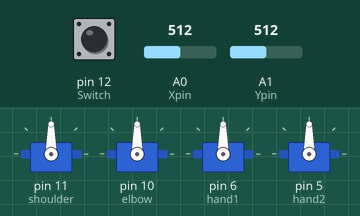
Recording of a program running on a simulated Arduino Uno, built with avr-gcc and run on an emulated ATmega328P. On the bench: 4 × servo. Inputs (shaded band) come from the test bench; at power-on: A0 (Xpin) = 512, A1 (Ypin) = 512, pin 12 (Switch) LOW.

Above: at 1.2 s.
1.3 s: A0 (Xpin) set to 716
At 2.5 s:
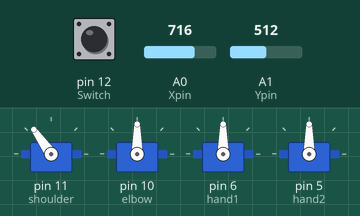
2.8 s: A1 (Ypin) set to 716
At 3.6 s:
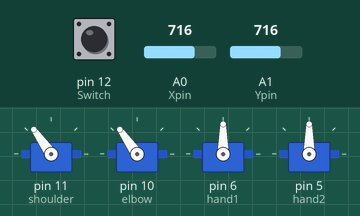
4.3 s: pin 12 (Switch) pulled HIGH for 0.15 s
At 4.42 s:
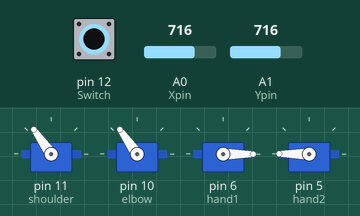
6.0 s: A0 (Xpin) set to 900
At 7.2 s:
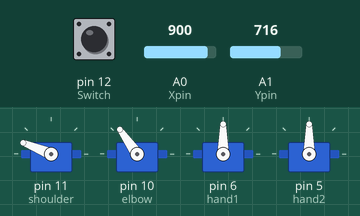
7.5 s: A1 (Ypin) set to 900
At 8.3 s:
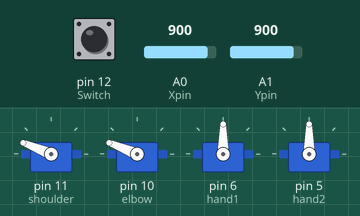
9.0 s: pin 12 (Switch) pulled HIGH for 1 s
At 9.8 s:
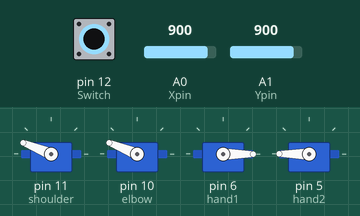
Timing chart, 0 to 12.0 s (numbered marks = the images above; inputs shaded):
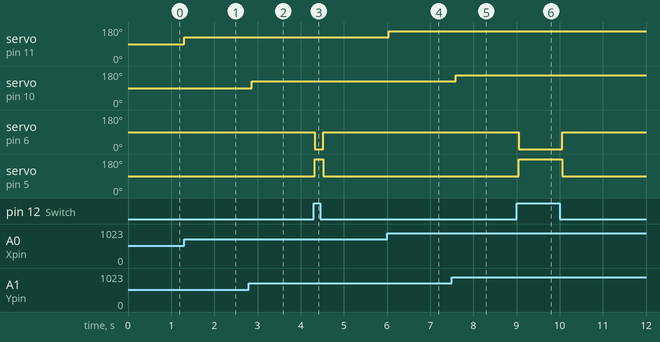

Measured:
- after the input at 1.3 s, servo on pin 11 (shoulder): 90° → 125° at once
- after the input at 2.8 s, servo on pin 10 (elbow): 90° → 125° after 0.07 s
- after the input at 4.3 s, servo on pin 6 (hand1): 90° → 0° at once, → 90° 0.20 s later; servo on pin 5 (hand2): 90° → 180° at once, → 90° 0.20 s later
- after the input at 6.0 s, servo on pin 11 (shoulder): 125° → 158° at once
- after the input at 7.5 s, servo on pin 10 (elbow): 125° → 158° after 0.10 s
- after the input at 9.0 s, servo on pin 6 (hand1): 90° → 0° after 0.06 s, → 90° 1.0 s later; servo on pin 5 (hand2): 90° → 180° after 0.06 s, → 90° 1.0 s later

The program:

main.cpp
```cpp
#include <Arduino.h>
#include <Servo.h>

Servo shoulder;
Servo elbow;
Servo hand1;
Servo hand2;

#define Xpin A0
#define Ypin A1
#define Switch 12

void Shoulder()
{
  int valXraw= analogRead(Xpin);
  int valX = map(valXraw, 0, 1023, 0, 180);

  shoulder.write(valX);
  delay(50);
}

void Elbow()
{
  int valYraw= analogRead(Ypin);
  int valY = map(valYraw, 0, 1023, 0, 180);

  elbow.write(valY);
  delay(50);
}

void hand()
{
  bool handEnable = digitalRead (Switch);

  const int centerPos = 90;

  if (handEnable == true)
  {
    hand1.write (0);
    hand2.write (180);
  }

  else
  {
    hand1.write (centerPos);
    hand2.write (centerPos);
  }
}

void setup()
{
  shoulder.attach(11);
  elbow.attach(10);
  hand1.attach(6);
  hand2.attach(5);
  pinMode (Switch, INPUT);
}

void loop()
{
  Shoulder();
  Elbow();
  hand();
}
```
